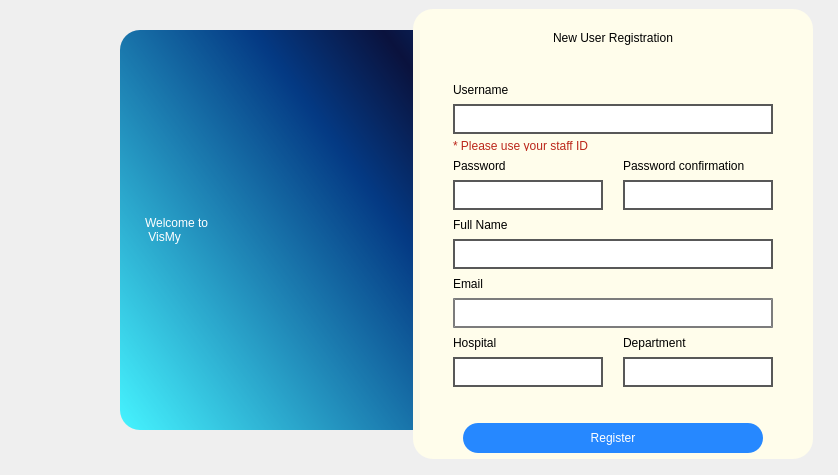
<?xml version="1.0" encoding="UTF-8"?>
<ui version="4.0">
 <class>Form</class>
 <widget class="QWidget" name="Form">
  <property name="geometry">
   <rect>
    <x>0</x>
    <y>0</y>
    <width>838</width>
    <height>475</height>
   </rect>
  </property>
  <property name="windowTitle">
   <string>Form</string>
  </property>
  <widget class="QFrame" name="frame_2">
   <property name="geometry">
    <rect>
     <x>120</x>
     <y>30</y>
     <width>300</width>
     <height>400</height>
    </rect>
   </property>
   <property name="minimumSize">
    <size>
     <width>300</width>
     <height>400</height>
    </size>
   </property>
   <property name="maximumSize">
    <size>
     <width>300</width>
     <height>400</height>
    </size>
   </property>
   <property name="styleSheet">
    <string notr="true">background-color: qlineargradient(spread:reflect, x1:0, y1:1, x2:0.946237, y2:0.074, stop:0 rgba(70, 244, 255, 255), stop:0.764706 rgba(4, 58, 132, 255), stop:1 rgba(10, 18, 61, 255));
border-top-left-radius: 20px;
border-bottom-left-radius: 20px;</string>
   </property>
   <property name="frameShape">
    <enum>QFrame::NoFrame</enum>
   </property>
   <property name="frameShadow">
    <enum>QFrame::Plain</enum>
   </property>
   <layout class="QVBoxLayout" name="verticalLayout_4">
    <property name="leftMargin">
     <number>25</number>
    </property>
    <item>
     <widget class="QLabel" name="label_7">
      <property name="styleSheet">
       <string notr="true">color:rgb(255,255,255);
font: 75 32pt &quot;Futura&quot;;
background-color:rgba(0,0,0,0);
</string>
      </property>
      <property name="text">
       <string>Welcome to
 VisMy</string>
      </property>
     </widget>
    </item>
   </layout>
  </widget>
  <widget class="QFrame" name="frame">
   <property name="geometry">
    <rect>
     <x>413</x>
     <y>9</y>
     <width>400</width>
     <height>450</height>
    </rect>
   </property>
   <property name="minimumSize">
    <size>
     <width>400</width>
     <height>450</height>
    </size>
   </property>
   <property name="maximumSize">
    <size>
     <width>400</width>
     <height>450</height>
    </size>
   </property>
   <property name="styleSheet">
    <string notr="true">border-radius:20px;
background-color: rgba(255, 253, 235, 250);

</string>
   </property>
   <property name="frameShape">
    <enum>QFrame::NoFrame</enum>
   </property>
   <property name="frameShadow">
    <enum>QFrame::Plain</enum>
   </property>
   <layout class="QVBoxLayout" name="verticalLayout">
    <property name="spacing">
     <number>0</number>
    </property>
    <property name="leftMargin">
     <number>0</number>
    </property>
    <property name="topMargin">
     <number>0</number>
    </property>
    <property name="rightMargin">
     <number>0</number>
    </property>
    <property name="bottomMargin">
     <number>0</number>
    </property>
    <item>
     <widget class="QFrame" name="frame_3">
      <property name="minimumSize">
       <size>
        <width>0</width>
        <height>0</height>
       </size>
      </property>
      <property name="maximumSize">
       <size>
        <width>16777215</width>
        <height>450</height>
       </size>
      </property>
      <property name="styleSheet">
       <string notr="true">background-color: rgba(0,0,0,0);</string>
      </property>
      <property name="frameShape">
       <enum>QFrame::NoFrame</enum>
      </property>
      <property name="frameShadow">
       <enum>QFrame::Plain</enum>
      </property>
      <layout class="QVBoxLayout" name="verticalLayout_2">
       <property name="spacing">
        <number>0</number>
       </property>
       <property name="leftMargin">
        <number>0</number>
       </property>
       <property name="topMargin">
        <number>0</number>
       </property>
       <property name="rightMargin">
        <number>0</number>
       </property>
       <property name="bottomMargin">
        <number>0</number>
       </property>
       <item>
        <widget class="QFrame" name="frame_9">
         <property name="minimumSize">
          <size>
           <width>0</width>
           <height>50</height>
          </size>
         </property>
         <property name="maximumSize">
          <size>
           <width>16777215</width>
           <height>50</height>
          </size>
         </property>
         <property name="styleSheet">
          <string notr="true">background-color: rgba(0,0,0,0);</string>
         </property>
         <property name="frameShape">
          <enum>QFrame::NoFrame</enum>
         </property>
         <property name="frameShadow">
          <enum>QFrame::Plain</enum>
         </property>
         <layout class="QHBoxLayout" name="horizontalLayout">
          <item alignment="Qt::AlignHCenter">
           <widget class="QLabel" name="label_3">
            <property name="minimumSize">
             <size>
              <width>0</width>
              <height>40</height>
             </size>
            </property>
            <property name="styleSheet">
             <string notr="true">color:rgb(0,0,0);
font: 75 24pt &quot;Futura&quot;;</string>
            </property>
            <property name="text">
             <string>New User Registration</string>
            </property>
           </widget>
          </item>
         </layout>
        </widget>
       </item>
       <item>
        <widget class="QFrame" name="frame_8">
         <property name="maximumSize">
          <size>
           <width>16777215</width>
           <height>360</height>
          </size>
         </property>
         <property name="styleSheet">
          <string notr="true">background-color: rgba(0,0,0,0);</string>
         </property>
         <property name="frameShape">
          <enum>QFrame::NoFrame</enum>
         </property>
         <property name="frameShadow">
          <enum>QFrame::Plain</enum>
         </property>
         <property name="lineWidth">
          <number>1</number>
         </property>
         <property name="midLineWidth">
          <number>0</number>
         </property>
         <layout class="QGridLayout" name="gridLayout" rowminimumheight="0,0,0,0,0,0,0,0,0,0,0,0,0,0,0,0">
          <property name="leftMargin">
           <number>40</number>
          </property>
          <property name="topMargin">
           <number>20</number>
          </property>
          <property name="rightMargin">
           <number>40</number>
          </property>
          <property name="bottomMargin">
           <number>15</number>
          </property>
          <property name="horizontalSpacing">
           <number>20</number>
          </property>
          <property name="verticalSpacing">
           <number>4</number>
          </property>
          <item row="15" column="1">
           <widget class="QLineEdit" name="lineEdit_3">
            <property name="minimumSize">
             <size>
              <width>0</width>
              <height>30</height>
             </size>
            </property>
            <property name="maximumSize">
             <size>
              <width>16777215</width>
              <height>30</height>
             </size>
            </property>
            <property name="styleSheet">
             <string notr="true">color:rgb(0,0,0);
background-color:rgb(255,255,255);
border:none;
border:2px solid;
border-color:rgb(88, 88, 88);
</string>
            </property>
            <property name="echoMode">
             <enum>QLineEdit::Normal</enum>
            </property>
            <property name="placeholderText">
             <string/>
            </property>
           </widget>
          </item>
          <item row="13" column="0" colspan="2">
           <widget class="QLineEdit" name="lineEdit_5">
            <property name="minimumSize">
             <size>
              <width>0</width>
              <height>30</height>
             </size>
            </property>
            <property name="maximumSize">
             <size>
              <width>16777215</width>
              <height>30</height>
             </size>
            </property>
            <property name="styleSheet">
             <string notr="true">color:rgb(0,0,0);
background-color:rgb(255,255,255);
border:none;
border:2px solid;
border-color:rgba(88, 88, 88,200);
</string>
            </property>
            <property name="placeholderText">
             <string/>
            </property>
           </widget>
          </item>
          <item row="7" column="0">
           <widget class="QLineEdit" name="lineEdit_6">
            <property name="minimumSize">
             <size>
              <width>0</width>
              <height>30</height>
             </size>
            </property>
            <property name="maximumSize">
             <size>
              <width>16777215</width>
              <height>16777215</height>
             </size>
            </property>
            <property name="styleSheet">
             <string notr="true">color:rgb(0,0,0);
background-color:rgb(255,255,255);
border:none;
border:2px solid;
border-color:rgb(88, 88, 88);
</string>
            </property>
            <property name="echoMode">
             <enum>QLineEdit::Password</enum>
            </property>
           </widget>
          </item>
          <item row="11" column="0" colspan="2">
           <widget class="QLineEdit" name="lineEdit_7">
            <property name="minimumSize">
             <size>
              <width>0</width>
              <height>30</height>
             </size>
            </property>
            <property name="maximumSize">
             <size>
              <width>16777215</width>
              <height>30</height>
             </size>
            </property>
            <property name="styleSheet">
             <string notr="true">color:rgb(0,0,0);
background-color:rgb(255,255,255);
border:none;
border:2px solid;
border-color:rgb(88, 88, 88);
</string>
            </property>
            <property name="placeholderText">
             <string/>
            </property>
           </widget>
          </item>
          <item row="10" column="0">
           <widget class="QLabel" name="label_8">
            <property name="minimumSize">
             <size>
              <width>0</width>
              <height>0</height>
             </size>
            </property>
            <property name="maximumSize">
             <size>
              <width>16777215</width>
              <height>15</height>
             </size>
            </property>
            <property name="styleSheet">
             <string notr="true">color:rgb(0,0,0);
font: 75 14pt &quot;Futura&quot;;</string>
            </property>
            <property name="text">
             <string>Full Name</string>
            </property>
           </widget>
          </item>
          <item row="15" column="0">
           <widget class="QLineEdit" name="lineEdit_2">
            <property name="minimumSize">
             <size>
              <width>0</width>
              <height>30</height>
             </size>
            </property>
            <property name="maximumSize">
             <size>
              <width>16777215</width>
              <height>30</height>
             </size>
            </property>
            <property name="styleSheet">
             <string notr="true">color:rgb(0,0,0);
background-color:rgb(255,255,255);
border:none;
border:2px solid;
border-color:rgb(88, 88, 88);
</string>
            </property>
            <property name="echoMode">
             <enum>QLineEdit::Normal</enum>
            </property>
            <property name="placeholderText">
             <string/>
            </property>
           </widget>
          </item>
          <item row="7" column="1">
           <widget class="QLineEdit" name="lineEdit_4">
            <property name="minimumSize">
             <size>
              <width>0</width>
              <height>30</height>
             </size>
            </property>
            <property name="maximumSize">
             <size>
              <width>16777215</width>
              <height>30</height>
             </size>
            </property>
            <property name="styleSheet">
             <string notr="true">color:rgb(0,0,0);
background-color:rgb(255,255,255);
border:none;
border:2px solid;
border-color:rgb(88, 88, 88);



</string>
            </property>
            <property name="echoMode">
             <enum>QLineEdit::Password</enum>
            </property>
            <property name="placeholderText">
             <string/>
            </property>
           </widget>
          </item>
          <item row="14" column="1">
           <widget class="QLabel" name="label_10">
            <property name="minimumSize">
             <size>
              <width>0</width>
              <height>0</height>
             </size>
            </property>
            <property name="maximumSize">
             <size>
              <width>16777215</width>
              <height>16777215</height>
             </size>
            </property>
            <property name="styleSheet">
             <string notr="true">color:rgb(0,0,0);
font: 75 14pt &quot;Futura&quot;;</string>
            </property>
            <property name="text">
             <string>Department</string>
            </property>
           </widget>
          </item>
          <item row="3" column="0" colspan="2">
           <widget class="QLineEdit" name="lineEdit">
            <property name="minimumSize">
             <size>
              <width>0</width>
              <height>30</height>
             </size>
            </property>
            <property name="maximumSize">
             <size>
              <width>16777215</width>
              <height>30</height>
             </size>
            </property>
            <property name="styleSheet">
             <string notr="true">color:rgb(0,0,0);
background-color:rgb(255,255,255);
border:none;
border:2px solid;
border-color:rgb(88, 88, 88);

</string>
            </property>
            <property name="placeholderText">
             <string/>
            </property>
           </widget>
          </item>
          <item row="6" column="0">
           <widget class="QLabel" name="label_5">
            <property name="maximumSize">
             <size>
              <width>16777215</width>
              <height>15</height>
             </size>
            </property>
            <property name="styleSheet">
             <string notr="true">color:rgb(0,0,0);
font: 75 14pt &quot;Futura&quot;;</string>
            </property>
            <property name="text">
             <string>Password </string>
            </property>
           </widget>
          </item>
          <item row="12" column="0">
           <widget class="QLabel" name="label_11">
            <property name="minimumSize">
             <size>
              <width>0</width>
              <height>0</height>
             </size>
            </property>
            <property name="maximumSize">
             <size>
              <width>16777215</width>
              <height>15</height>
             </size>
            </property>
            <property name="styleSheet">
             <string notr="true">color:rgb(0,0,0);
font: 75 14pt &quot;Futura&quot;;</string>
            </property>
            <property name="text">
             <string>Email</string>
            </property>
           </widget>
          </item>
          <item row="14" column="0">
           <widget class="QLabel" name="label_9">
            <property name="minimumSize">
             <size>
              <width>0</width>
              <height>15</height>
             </size>
            </property>
            <property name="maximumSize">
             <size>
              <width>16777215</width>
              <height>15</height>
             </size>
            </property>
            <property name="styleSheet">
             <string notr="true">color:rgb(0,0,0);
font: 75 14pt &quot;Futura&quot;;</string>
            </property>
            <property name="text">
             <string>Hospital</string>
            </property>
           </widget>
          </item>
          <item row="4" column="0">
           <widget class="QLabel" name="label_6">
            <property name="maximumSize">
             <size>
              <width>16777215</width>
              <height>10</height>
             </size>
            </property>
            <property name="styleSheet">
             <string notr="true">font: 75 10pt &quot;Futura&quot;;
color: rgb(187, 38, 26);</string>
            </property>
            <property name="text">
             <string>* Please use your staff ID</string>
            </property>
           </widget>
          </item>
          <item row="0" column="0">
           <widget class="QLabel" name="label_4">
            <property name="minimumSize">
             <size>
              <width>0</width>
              <height>0</height>
             </size>
            </property>
            <property name="maximumSize">
             <size>
              <width>16777215</width>
              <height>15</height>
             </size>
            </property>
            <property name="styleSheet">
             <string notr="true">color:rgb(0,0,0);
font: 75 14pt &quot;Futura&quot;;</string>
            </property>
            <property name="text">
             <string>Username</string>
            </property>
           </widget>
          </item>
          <item row="6" column="1">
           <widget class="QLabel" name="label_2">
            <property name="minimumSize">
             <size>
              <width>0</width>
              <height>0</height>
             </size>
            </property>
            <property name="maximumSize">
             <size>
              <width>16777215</width>
              <height>16777215</height>
             </size>
            </property>
            <property name="styleSheet">
             <string notr="true">color:rgb(0,0,0);
font: 75 14pt &quot;Futura&quot;;</string>
            </property>
            <property name="text">
             <string>Password confirmation</string>
            </property>
           </widget>
          </item>
         </layout>
        </widget>
       </item>
      </layout>
     </widget>
    </item>
    <item>
     <widget class="QFrame" name="frame_7">
      <property name="minimumSize">
       <size>
        <width>0</width>
        <height>45</height>
       </size>
      </property>
      <property name="maximumSize">
       <size>
        <width>16777215</width>
        <height>45</height>
       </size>
      </property>
      <property name="styleSheet">
       <string notr="true">background-color: rgba(0,0,0,0);</string>
      </property>
      <property name="frameShape">
       <enum>QFrame::StyledPanel</enum>
      </property>
      <property name="frameShadow">
       <enum>QFrame::Raised</enum>
      </property>
      <layout class="QHBoxLayout" name="horizontalLayout_4">
       <item>
        <widget class="QPushButton" name="registerButton">
         <property name="minimumSize">
          <size>
           <width>300</width>
           <height>30</height>
          </size>
         </property>
         <property name="maximumSize">
          <size>
           <width>300</width>
           <height>16777215</height>
          </size>
         </property>
         <property name="styleSheet">
          <string notr="true">QPushButton{
	background-color: rgb(38, 136, 255);
font: 75 14pt &quot;Futura&quot;;
color:rgb(255,255,255);
border-radius: 15px;}
QPushButton:hover{background-color: rgb(151, 151, 151);}
QPushButton:pressed{color:rgb(0,0,0)}</string>
         </property>
         <property name="text">
          <string>Register</string>
         </property>
        </widget>
       </item>
      </layout>
     </widget>
    </item>
   </layout>
  </widget>
 </widget>
 <resources/>
 <connections/>
</ui>
